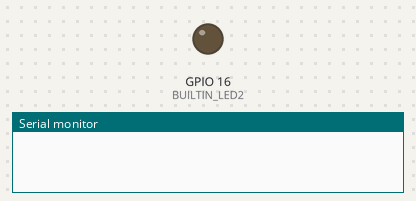
The sketch below on a simulated ESP8266 (Wemos D1 mini). Parts: output pins drawn as LEDs (lit = HIGH), the last lines printed to the serial monitor. WiFi joins after 1.5 s; servers stay silent unless stated.

Above: at 0.1 s.
At 4.8 s:
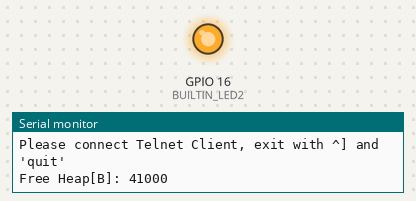
Timing chart, 0 to 6.3 s (numbered marks = the images above):
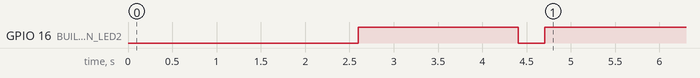

The sketch:

wemosTelnet.ino
```cpp
#include <ESP8266WiFi.h>
#include <Arduino.h>

// Set these to your desired softAP credentials. They are not configurable at runtime.
const char *ssid = "SSID_HERE";
const char *password = "WIFI_PASS_HERE";

boolean debug = false;  // true = more messages
//boolean debug = true;

// LED is needed for failure signalling
const short int BUILTIN_LED2 = 16;  //GPIO16 on NodeMCU (ESP-12)

unsigned long startTime = millis();

IPAddress ip(192, 168, 0, 135);
IPAddress gateway(192, 168, 0, 1);
IPAddress subnet(255, 255, 255, 0);
IPAddress dns(192, 168, 0, 1);


// provide text for the WiFi status
const char *str_status[]= {
  "WL_IDLE_STATUS",
  "WL_NO_SSID_AVAIL",
  "WL_SCAN_COMPLETED",
  "WL_CONNECTED",
  "WL_CONNECT_FAILED",
  "WL_CONNECTION_LOST",
  "WL_DISCONNECTED"
};

// provide text for the WiFi mode
const char *str_mode[]= { "WIFI_OFF", "WIFI_STA", "WIFI_AP", "WIFI_AP_STA" };

//----------------------- WiFi handling
void connectWifi() {
  Serial.print("Connecting as wifi client to SSID: ");
  Serial.println(ssid);

  // use in case of mode problem
  WiFi.disconnect();
  // switch to Station mode
  if (WiFi.getMode() != WIFI_STA) {
    WiFi.mode(WIFI_STA);
  }

  WiFi.config(ip, gateway, subnet, dns); //If you need Internet Access You should Add DNS also...
  WiFi.begin ( ssid, password );

  if (debug ) WiFi.printDiag(Serial);

  // ... Give ESP 10 seconds to connect to station.
  unsigned long startTime = millis();
  while (WiFi.status() != WL_CONNECTED && millis() - startTime < 10000) {
    delay(500);
    Serial.print(".");
  }
  Serial.println("");
  // Check connection
  if (WiFi.status() == WL_CONNECTED) {
    Serial.print("WiFi connected; IP address: ");
    Serial.println(WiFi.localIP());
  } else {
    Serial.print("WiFi connect failed to ssid: ");
    Serial.println(ssid);
    Serial.print("WiFi password <");
    Serial.print(password);
    Serial.println(">");
    Serial.println("Check for wrong typing!");
  }
}  // connectWiFi()

void signalError() {  // loop endless with LED blinking in case of error
  while(1) {
      digitalWrite(BUILTIN_LED2, LOW);
      delay(300); // ms
      digitalWrite(BUILTIN_LED2, HIGH);
      delay(300); // ms
  }
}


// declare telnet server (do NOT put in setup())
WiFiServer telnetServer(23);
WiFiClient serverClient;

void setup() {
  delay(1000);
  Serial.begin(115200);
  delay(1000);
  Serial.println("Sync,Sync,Sync,Sync,Sync");
  delay(500);
  Serial.println();
  // signal start
  pinMode(BUILTIN_LED2, OUTPUT);
  digitalWrite(BUILTIN_LED2, LOW);
  delay(100); // ms
  digitalWrite(BUILTIN_LED2, HIGH);
  delay(300); // ms

  Serial.print("Chip ID: 0x");
  Serial.println(ESP.getChipId(), HEX);

  Serial.println ( "Connect to Router requested" );
  connectWifi();
  if (WiFi.status() == WL_CONNECTED) {
    Serial.print("WiFi mode: ");
    Serial.println(str_mode[WiFi.getMode()]);
    Serial.print ( "Status: " );
    Serial.println (str_status[WiFi.status()]);
    // signal WiFi connect
    digitalWrite(BUILTIN_LED2, LOW);
    delay(300); // ms
    digitalWrite(BUILTIN_LED2, HIGH);
  } else {
    Serial.println("");
    Serial.println("WiFi connect failed, push RESET button.");
    signalError();
  }

  telnetServer.begin();
  telnetServer.setNoDelay(true);
  Serial.println("Please connect Telnet Client, exit with ^] and 'quit'");

  Serial.print("Free Heap[B]: ");
  Serial.println(ESP.getFreeHeap());
} // setup()


void loop() {
  // look for Client connect trial
  if (telnetServer.hasClient()) {
    if (!serverClient || !serverClient.connected()) {
      if (serverClient) {
        serverClient.stop();
        Serial.println("Telnet Client Stop");
      }
      serverClient = telnetServer.available();
      Serial.println("New Telnet client");
      serverClient.flush();  // clear input buffer, else you get strange characters
    }
  }

    while(serverClient.available()) {  // get data from Client
    Serial.write(serverClient.read());
  }

  if (millis() - startTime > 2000) { // run every 2000 ms
    startTime = millis();

    if (serverClient && serverClient.connected()) {  // send data to Client
//      serverClient.print("Telnet Test, millis: ");
//      serverClient.println(millis());
//      serverClient.print("Free Heap RAM: ");
//      serverClient.println(ESP.getFreeHeap());
    }
  }
  delay(10);  // to avoid strange characters left in buffer
}
```
